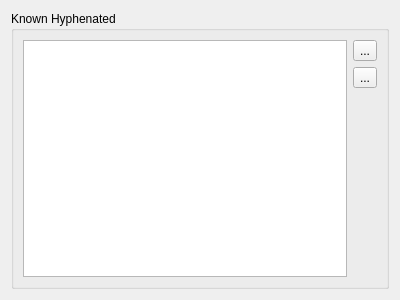
<?xml version="1.0" encoding="UTF-8"?>
<ui version="4.0">
 <class>NMediaManager::NPreferences::NUi::CKnownHyphenated</class>
 <widget class="QWidget" name="NMediaManager::NPreferences::NUi::CKnownHyphenated">
  <property name="geometry">
   <rect>
    <x>0</x>
    <y>0</y>
    <width>400</width>
    <height>300</height>
   </rect>
  </property>
  <property name="windowTitle">
   <string>Form</string>
  </property>
  <layout class="QVBoxLayout" name="verticalLayout">
   <item>
    <widget class="QGroupBox" name="groupBox_3">
     <property name="title">
      <string>Known Hyphenated</string>
     </property>
     <layout class="QGridLayout" name="gridLayout_9">
      <item row="0" column="1">
       <widget class="QToolButton" name="btnAddHyphenated">
        <property name="text">
         <string>...</string>
        </property>
        <property name="icon">
         <iconset resource="../../SABUtils/resources/SABUtils.qrc">
          <normaloff>:/SABUtilsResources/add.png</normaloff>:/SABUtilsResources/add.png</iconset>
        </property>
       </widget>
      </item>
      <item row="1" column="1">
       <widget class="QToolButton" name="btnDelHyphenated">
        <property name="text">
         <string>...</string>
        </property>
        <property name="icon">
         <iconset resource="../../SABUtils/resources/SABUtils.qrc">
          <normaloff>:/SABUtilsResources/delete.png</normaloff>:/SABUtilsResources/delete.png</iconset>
        </property>
       </widget>
      </item>
      <item row="2" column="1">
       <spacer name="verticalSpacer_8">
        <property name="orientation">
         <enum>Qt::Vertical</enum>
        </property>
        <property name="sizeHint" stdset="0">
         <size>
          <width>20</width>
          <height>174</height>
         </size>
        </property>
       </spacer>
      </item>
      <item row="0" column="0" rowspan="3">
       <widget class="QListView" name="knownHyphenated"/>
      </item>
     </layout>
    </widget>
   </item>
  </layout>
 </widget>
 <resources>
  <include location="../../SABUtils/resources/SABUtils.qrc"/>
 </resources>
 <connections/>
</ui>
